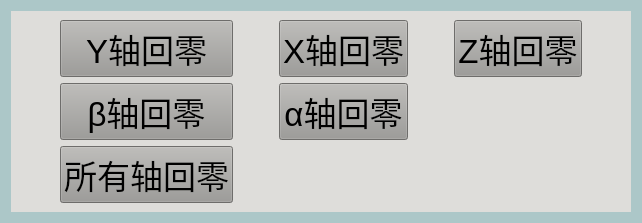
      <widget class="QWidget" name="tab_2">
       <property name="styleSheet">
        <string notr="true">background-color: rgb(172, 199, 200);
</string>
       </property>
       <attribute name="title">
        <string>寻零</string>
       </attribute>
       <layout class="QGridLayout" name="gridLayout_2">
        <item row="0" column="0">
         <widget class="QWidget" name="widget_8" native="true">
          <property name="styleSheet">
           <string notr="true">background-color: rgb(222, 221, 218);</string>
          </property>
          <layout class="QGridLayout" name="gridLayout_3">
           <item row="0" column="5">
            <widget class="QPushButton" name="pushButton_19">
             <property name="font">
              <font>
               <pointsize>25</pointsize>
              </font>
             </property>
             <property name="styleSheet">
              <string notr="true">background-color: rgb(154,153,150);</string>
             </property>
             <property name="text">
              <string>Z轴回零</string>
             </property>
            </widget>
           </item>
           <item row="0" column="0">
            <spacer name="horizontalSpacer_14">
             <property name="orientation">
              <enum>Qt::Horizontal</enum>
             </property>
             <property name="sizeHint" stdset="0">
              <size>
               <width>40</width>
               <height>20</height>
              </size>
             </property>
            </spacer>
           </item>
           <item row="0" column="2">
            <spacer name="horizontalSpacer_15">
             <property name="orientation">
              <enum>Qt::Horizontal</enum>
             </property>
             <property name="sizeHint" stdset="0">
              <size>
               <width>40</width>
               <height>20</height>
              </size>
             </property>
            </spacer>
           </item>
           <item row="4" column="1">
            <widget class="QPushButton" name="pushButton_22">
             <property name="font">
              <font>
               <pointsize>25</pointsize>
              </font>
             </property>
             <property name="styleSheet">
              <string notr="true">background-color: rgb(154,153,150);</string>
             </property>
             <property name="text">
              <string>所有轴回零</string>
             </property>
            </widget>
           </item>
           <item row="0" column="3">
            <widget class="QPushButton" name="pushButton_17">
             <property name="font">
              <font>
               <pointsize>25</pointsize>
              </font>
             </property>
             <property name="styleSheet">
              <string notr="true">background-color: rgb(154,153,150);</string>
             </property>
             <property name="text">
              <string>X轴回零</string>
             </property>
            </widget>
           </item>
           <item row="3" column="1">
            <widget class="QPushButton" name="pushButton_21">
             <property name="font">
              <font>
               <pointsize>25</pointsize>
              </font>
             </property>
             <property name="styleSheet">
              <string notr="true">background-color: rgb(154,153,150);</string>
             </property>
             <property name="text">
              <string>β轴回零</string>
             </property>
            </widget>
           </item>
           <item row="0" column="4">
            <spacer name="horizontalSpacer_16">
             <property name="orientation">
              <enum>Qt::Horizontal</enum>
             </property>
             <property name="sizeHint" stdset="0">
              <size>
               <width>40</width>
               <height>20</height>
              </size>
             </property>
            </spacer>
           </item>
           <item row="0" column="1">
            <widget class="QPushButton" name="pushButton_18">
             <property name="font">
              <font>
               <pointsize>25</pointsize>
              </font>
             </property>
             <property name="styleSheet">
              <string notr="true">background-color: rgb(154,153,150);</string>
             </property>
             <property name="text">
              <string>Y轴回零</string>
             </property>
            </widget>
           </item>
           <item row="3" column="3">
            <widget class="QPushButton" name="pushButton_20">
             <property name="font">
              <font>
               <pointsize>25</pointsize>
              </font>
             </property>
             <property name="styleSheet">
              <string notr="true">background-color: rgb(154,153,150);</string>
             </property>
             <property name="text">
              <string>α轴回零</string>
             </property>
            </widget>
           </item>
           <item row="0" column="6">
            <spacer name="horizontalSpacer_18">
             <property name="orientation">
              <enum>Qt::Horizontal</enum>
             </property>
             <property name="sizeHint" stdset="0">
              <size>
               <width>40</width>
               <height>20</height>
              </size>
             </property>
            </spacer>
           </item>
          </layout>
         </widget>
        </item>
       </layout>
      </widget>
